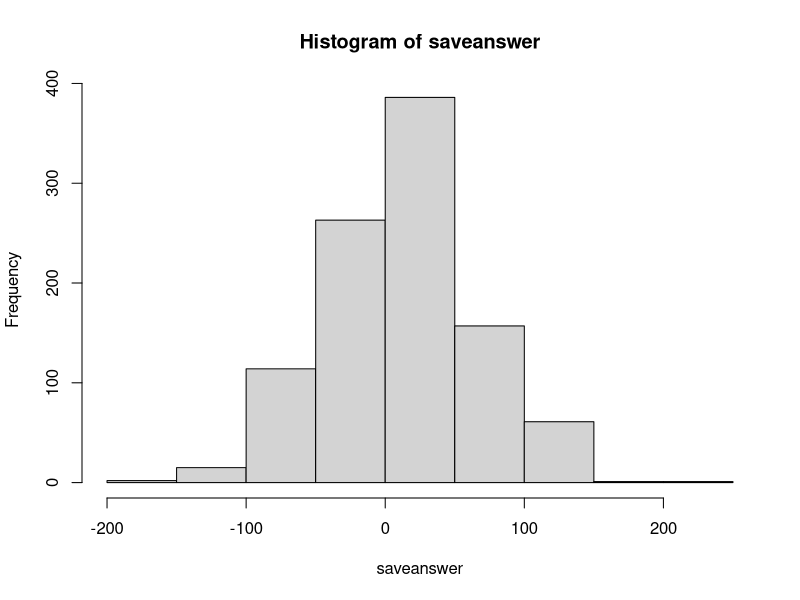
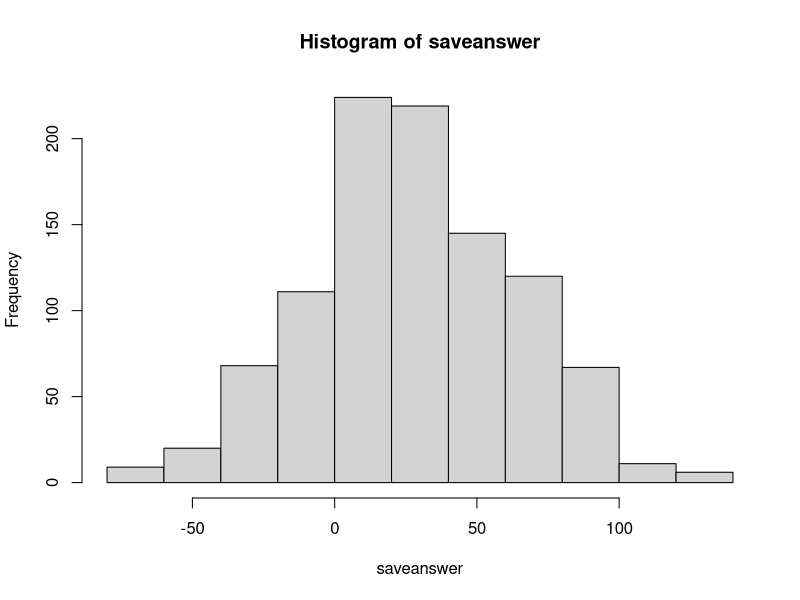
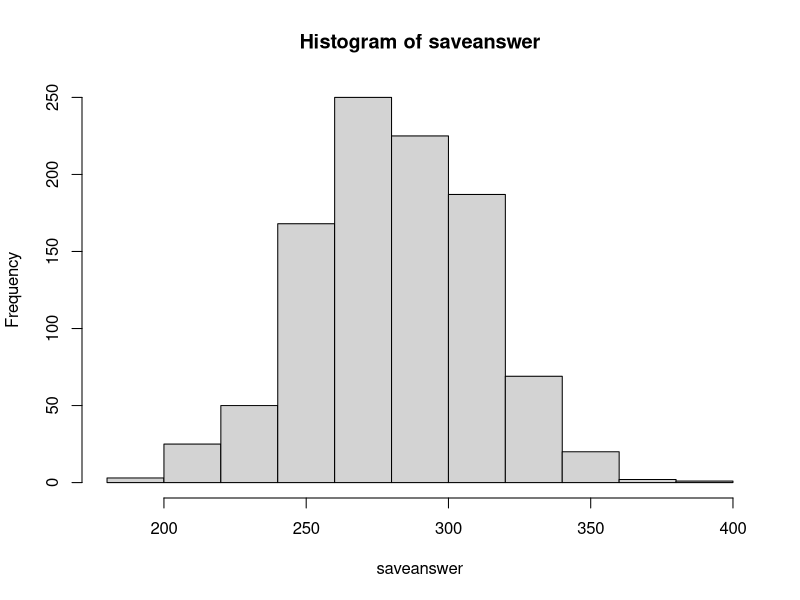

Reproduce these figures in R, in order.
## ---- chunk 1
knitr::opts_chunk$set(echo = TRUE)
require(tidyverse)
require(tidyverse)
require(knitr)
## ---- chunk 2
birthdays=1:365
saveanswer=vector("numeric")
for(j in 1:1000){


savebank=0
for(i in 1:637){
classsample<-sample(birthdays,35,replace = TRUE)
d<-duplicated(classsample)
# If we add up d and get a number greater than zero, then we had responses with the same birthday.
if(sum(d)>0){
savebank=savebank+1
}else{
  savebank=savebank-4.30
}
}
saveanswer[j]<-savebank
}
## ---- chunk 3
hist(saveanswer)
ssanswer<-sort(saveanswer)
print(ssanswer[25])
print(ssanswer[975])
## ---- chunk 4
birthdays=1:365
saveanswer=vector("numeric")
for(j in 1:1000){


savebank=0
for(i in 1:637){
classsample<-sample(birthdays,29,replace = TRUE)
d<-duplicated(classsample)
# If we add up d and get a number greater than zero, then we had responses with the same birthday.
if(sum(d)>0){
savebank=savebank+1
}else{
  savebank=savebank-2
}
}
saveanswer[j]<-savebank
}
## ---- chunk 5
hist(saveanswer)
ssanswer<-sort(saveanswer)
print(ssanswer[25])
print(ssanswer[975])
## ---- chunk 6
birthdays=1:365
saveanswer=vector("numeric")
for(j in 1:1000){


savebank=0
for(i in 1:637){
classsample<-sample(birthdays,35,replace = TRUE)
d<-duplicated(classsample)
# If we add up d and get a number greater than zero, then we had responses with the same birthday.
if(sum(d)>0){
savebank=savebank+1
}else{
  savebank=savebank-2
}
}
saveanswer[j]<-savebank
}
## ---- chunk 7
hist(saveanswer)
ssanswer<-sort(saveanswer)
print(ssanswer[25])
print(ssanswer[975])
